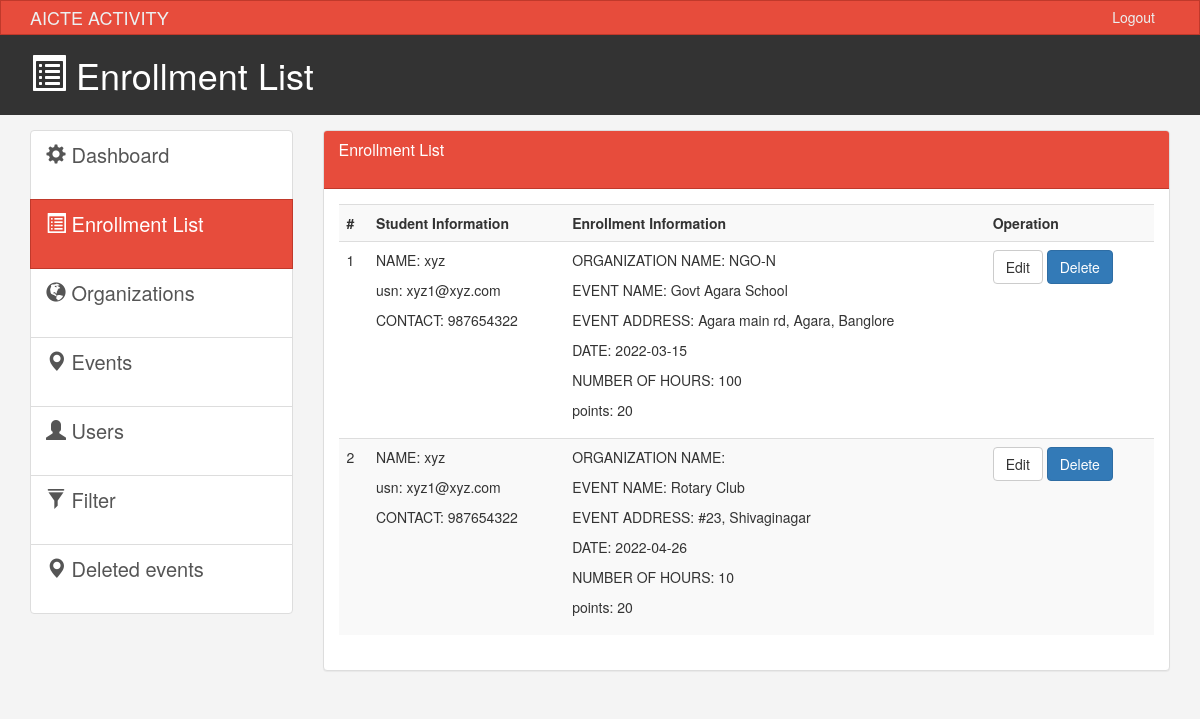
Screenshot of /admin/bookings_list.php with the database file from the repository.
### tables this page shows
CREATE TABLE `event_booking` (
  `id` int(3) NOT NULL,
  `user_name` varchar(25) NOT NULL,
  `usn` varchar(50) NOT NULL,
  `user_phone` int(10) NOT NULL,
  `event_id` int(1) NOT NULL,
  `organization_id` int(1) NOT NULL,
  `date` date NOT NULL,
  `no_of_hours` int(3) NOT NULL
);

CREATE TABLE `organization` (
  `id` int(1) NOT NULL,
  `name` varchar(25) NOT NULL,
  `description` varchar(100) NOT NULL
);

CREATE TABLE `event` (
  `id` int(1) NOT NULL,
  `name` varchar(25) NOT NULL,
  `address` varchar(100) NOT NULL,
  `description` varchar(200) NOT NULL,
  `points` int(5) NOT NULL
);

### admin/bookings_list.php (the view, shortened to what this page needs)
<!DOCTYPE html>
<html lang="en">
  <head>
    <link href="css/bootstrap.min.css?v=<?php echo time(); ?>" rel="stylesheet">
    <link href="css/style.css?v=<?php echo time(); ?>" rel="stylesheet">
  </head>
  <body>
    <nav class="navbar navbar-default">
      <div class="container">
        <div class="navbar-header">
          <a class="navbar-brand" href="#">AICTE ACTIVITY</a>
        </div>
        <div id="navbar" class="collapse navbar-collapse">
          <ul class="nav navbar-nav navbar-right">
            <li><a href="../login.php">Logout</a></li>
          </ul>
        </div>
      </div>
    </nav>
    <header id="header">
      <div class="container">
        <div class="row">
          <div class="col-md-10">
            <h1><span class="glyphicon glyphicon-list-alt" aria-hidden="true"></span> Enrollment List</h1>
          </div>
          <div class="col-md-2">
            <div class="dropdown create">
              </div>
      </div>
        </div>
      </div>
    </header>
    <section id="main">
      <div class="container">
        <div class="row">
          <div class="col-md-3">
            <div class="list-group">
              <a href="index.php" class="list-group-item">
                <span class="glyphicon glyphicon-cog" aria-hidden="true"></span> Dashboard
              </a>
              <a href="bookings_list.php" class="list-group-item active main-color-bg"><span class="glyphicon glyphicon-list-alt" aria-hidden="true"></span> Enrollment List </a>
              <a href="organizations.php" class="list-group-item"><span class="glyphicon glyphicon-globe" aria-hidden="true"></span> Organizations </a>
              <a href="events.php" class="list-group-item"><span class="glyphicon glyphicon-map-marker" aria-hidden="true"></span> Events </a>
              <a href="users.php" class="list-group-item"><span class="glyphicon glyphicon-user" aria-hidden="true"></span> Users </a>
              <a href="filter.php" class="list-group-item"><span class="glyphicon glyphicon-filter" aria-hidden="true"></span> Filter </a>
              <a href="event_logs.php" class="list-group-item"><span class="glyphicon glyphicon-map-marker" aria-hidden="true"></span> Deleted events </a>
              </div>
          </div>
          <div class="col-md-9">
            <div class="panel panel-default">
              <div class="panel-heading main-color-bg">
                <h3 class="panel-title">Enrollment List</h3><br>
              </div>
              <div class="panel-body">
                <table class="table table-striped table-hover">
                      <tr>
                        <th>#</th>
                        <th>Student Information</th>
                        <th>Enrollment Information</th>
                        <th>Operation</th>
                      </tr>
                      <?php  include('../connection.php'); ?>
                      <?php
                       $sql="SELECT * from `event_booking`;";
                       $res = mysqli_query ($data, $sql);
                       $i=1;
                       while($row = mysqli_fetch_array($res)
                       ){
                        echo "<tr>";
                        echo "<td> "; echo $i++ ;
                        echo"</td>";
                        echo "<td><p> NAME: "; echo $row["user_name"]."</p>";
                        echo "<p> usn: "; echo $row["usn"]."</p>";
                        echo "<p> CONTACT: " ;echo $row["user_phone"]."</p>" ;
                        echo"</td>";
                        $eid=$row["organization_id"] ;
                        $sql_organization_name = "SELECT `name` FROM `organization` where `id` = '$eid' ";
                        $res_organization_name = mysqli_query($data, $sql_organization_name);
                        $row_organization_name = mysqli_fetch_array($res_organization_name);
                        echo "<td><p> ORGANIZATION NAME: "; echo $row_organization_name["name"]."</p>";
                        $vid=$row["event_id"] ;
                        $sql_event = "SELECT * FROM `event` where `id` = '$vid' ";
                        $res_event = mysqli_query($data, $sql_event);
                        $row_event = mysqli_fetch_array($res_event);
                        $id =  $row["id"];
                        echo "<p> EVENT NAME: " ;echo $row_event["name"]."</p>" ;
                        echo "<p> EVENT ADDRESS: " ;echo $row_event["address"]."</p>" ;
                        echo "<p> DATE: " ;echo $row["date"]."</p>" ;
                        echo "<p> NUMBER OF HOURS: " ;echo $row["no_of_hours"]."</p>" ;
                        $points =  $row_event["points"];
                        echo "<p> points: " ;echo $points."</p>" ;
                        echo"</td>";
                        echo "<td>"; echo "<a class='btn btn-default' href='edit_bookings.php?id=$id'>Edit</a> <a class='btn btn-primary' href='delete_bookings.php?id=$id'>Delete</a>"; echo" </td>";
                        echo "</tr>";
                       }
                      ?>
                    </table>
              </div>
              </div>
          </div>
        </div>
      </div>
    </section>
  </body>
</html>

### admin/css/style.css (style rules this page uses)
body { background:#f4f4f4; }
.navbar { min-height: 33px !important; margin-bottom:0; border-radius:0; }
.navbar-nav > li > a, .navbar-brand { padding-top:6px !important; padding-bottom:0 !important; height: 33px; }
.navbar-default { background-color: #e74c3c; border-color: #c0392b; }
.navbar-default .navbar-brand { color: #ecf0f1; }
.navbar-default .navbar-nav > li > a { color: #ecf0f1; }
.navbar-default .navbar-collapse, .navbar-default .navbar-form { border-color: #ecf0f1; }
.main-color-bg { background-color: #e74c3c !important; border-color: #c0392b !important; color:#ffffff !important; }
#header { background:#333333; color:#ffffff; padding-bottom: 10px; margin-bottom: 15px; }
#header .create { padding-top: 20px; }
.list-group { height: 400px !important; }
a.list-group-item { font-size: 20px !important; }
.list-group-item { height: 70px !important; }

### rows the page displays
event_booking: user_name "xyz", usn "xyz1@xyz.com", user_phone "987654322", organization.name "NGO-N", event.name "Govt Agara School", event.address "Agara main rd, Agara, Banglore", date "2022-03-15", no_of_hours "100", event.points "20"
event_booking: user_name "xyz", usn "xyz1@xyz.com", user_phone "987654322", event.name "Rotary Club", event.address "#23, Shivaginagar", date "2022-04-26", no_of_hours "10", event.points "20"
